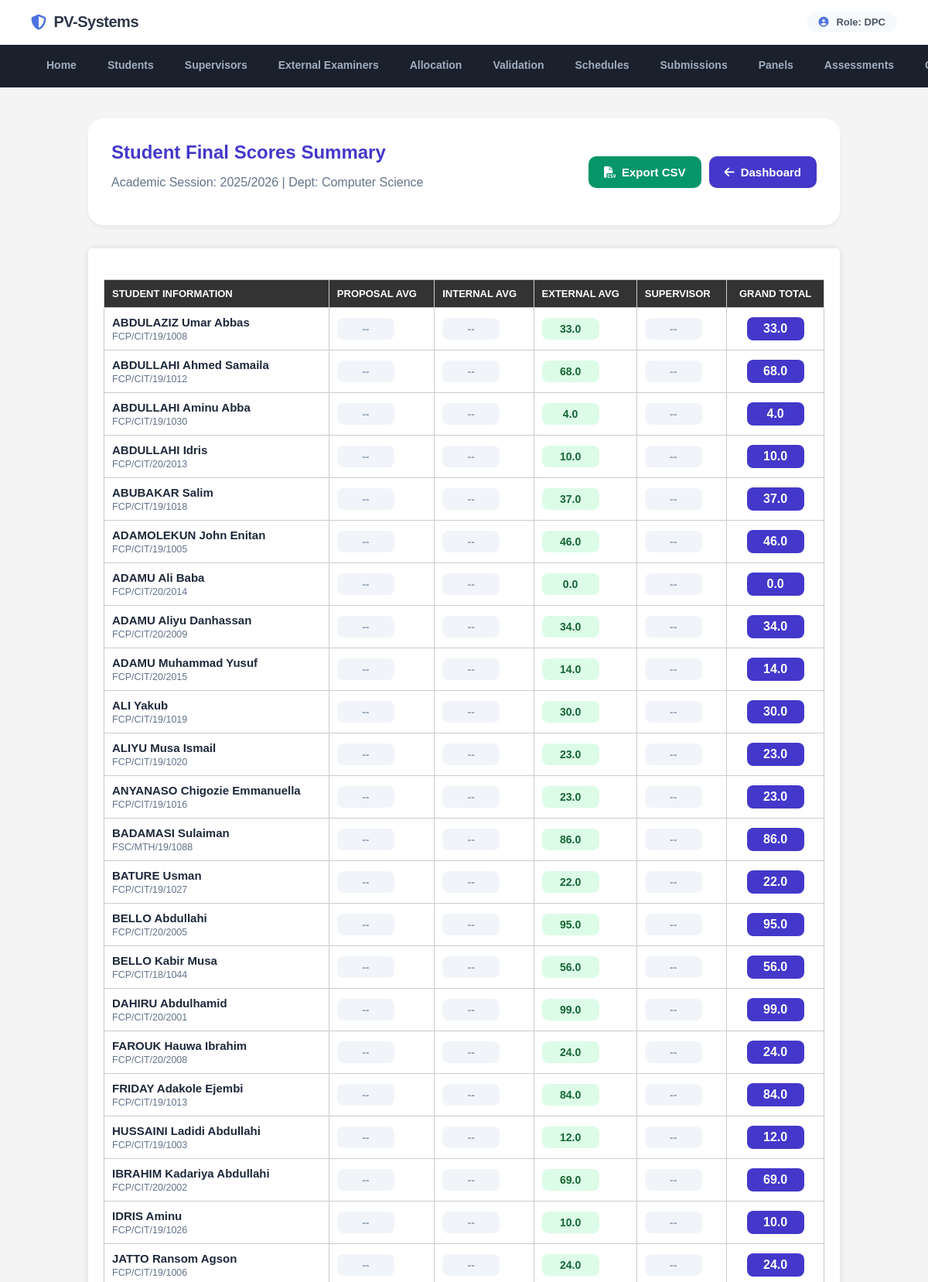
Page /department_project_coordinator/dpc_final_scores.php (signed in, upper part) on the committed database.
### tables this page shows
CREATE TABLE `users` (
  `id` int(11) NOT NULL,
  `username` varchar(50) NOT NULL,
  `password` varchar(255) NOT NULL,
  `role` enum('stu','dpc','fpc','sup','ext') NOT NULL,
  `name` varchar(100) DEFAULT NULL,
  `email` varchar(100) DEFAULT NULL,
  `faculty_id` int(11) NOT NULL,
  `department` varchar(100) DEFAULT NULL,
  `is_active` tinyint(1) DEFAULT 1,
  `first_login` datetime DEFAULT NULL,
  `password_changed` varchar(50) DEFAULT NULL,
  `session` varchar(255) DEFAULT NULL,
  `created_at` timestamp NOT NULL DEFAULT current_timestamp() ON UPDATE current_timestamp()
);

CREATE TABLE `departments` (
  `id` int(11) NOT NULL,
  `faculty_id` int(11) NOT NULL,
  `department_name` varchar(100) NOT NULL,
  `project_guideline` varchar(255) DEFAULT NULL,
  `num_chapters` int(11) DEFAULT 5
);

CREATE TABLE `students` (
  `id` int(11) NOT NULL,
  `reg_no` varchar(50) NOT NULL,
  `name` varchar(100) NOT NULL,
  `phone` varchar(50) NOT NULL,
  `email` varchar(60) NOT NULL,
  `faculty_id` int(11) NOT NULL,
  `department` int(11) NOT NULL,
  `first_login` tinyint(1) DEFAULT 1
);

### includes/db.php (called while the page is built)
<?php
$my_host = 'localhost';
$my_dbname = 'my_project_topics2';
$my_username = 'root';
$my_password = '';
try {
    $conn = new PDO("mysql:host=$my_host;dbname=$my_dbname", $my_username, $my_password);
    $conn->setAttribute(PDO::ATTR_ERRMODE, PDO::ERRMODE_EXCEPTION);
    $conn->setAttribute(PDO::ATTR_DEFAULT_FETCH_MODE, PDO::FETCH_ASSOC);
} catch (PDOException $e_mysql) {
    error_log("Primary MySQL Connection failed: " . $e_mysql->getMessage());
    try {
        $fallback_dbname = 'fcetpoti_projectval';
        $fallback_username = 'fcetpoti_projectval';
        $fallback_password = 'Othmaan100!!!';
        $conn = new PDO("mysql:host=$my_host;dbname=$fallback_dbname", $fallback_username, $fallback_password);
        $conn->setAttribute(PDO::ATTR_ERRMODE, PDO::ERRMODE_EXCEPTION);
        $conn->setAttribute(PDO::ATTR_DEFAULT_FETCH_MODE, PDO::FETCH_ASSOC);
    } catch (PDOException $e_fallback) {
        error_log("Fallback MySQL Connection failed: " . $e_fallback->getMessage());
        die("Database connection failed. Please contact administrator.");
    }
}
try {
    $settings_stmt = $conn->query("SELECT setting_key, setting_value FROM system_settings");
    $system_settings = [];
    while ($row = $settings_stmt->fetch(PDO::FETCH_ASSOC)) {
        $system_settings[$row['setting_key']] = $row['setting_value'];
    }
    $current_session = $system_settings['current_session'] ?? date('Y') . '/' . (date('Y') + 1);
} catch (Exception $e) {
    $current_session = date('Y') . '/' . (date('Y') + 1);
}
?>

### department_project_coordinator/dpc_final_scores.php (the view, shortened to what this page needs)
<?php
include_once __DIR__ . '/../includes/db.php';
$dpc_id = $_SESSION['user_id'];
$stmt = $conn->prepare("SELECT u.department as dept_id, d.department_name FROM users u JOIN departments d ON u.department = d.id WHERE u.id = ?");
$stmt->execute([$dpc_id]);
$dpc_info = $stmt->fetch(PDO::FETCH_ASSOC);
$dept_id = $dpc_info['dept_id'];
$dept_name = $dpc_info['department_name'];
$active_session = $current_session;
$query = "
    SELECT
        s.id as student_id,
        s.name as student_name,
        s.reg_no,
        AVG(CASE WHEN dp.panel_type = 'proposal' THEN ds.score END) as proposal_avg,
        AVG(CASE WHEN dp.panel_type = 'internal' THEN ds.score END) as internal_avg,
        AVG(CASE WHEN dp.panel_type = 'external' THEN ds.score END) as external_avg,
        sa.score as supervisor_score,
        (
            COALESCE(AVG(CASE WHEN dp.panel_type = 'proposal' THEN ds.score END), 0) +
            COALESCE(AVG(CASE WHEN dp.panel_type = 'internal' THEN ds.score END), 0) +
            COALESCE(AVG(CASE WHEN dp.panel_type = 'external' THEN ds.score END), 0) +
            COALESCE(sa.score, 0)
        ) as total_grand_score
    FROM students s
    LEFT JOIN defense_scores ds ON s.id = ds.student_id
    LEFT JOIN defense_panels dp ON ds.panel_id = dp.id
    LEFT JOIN supervisor_assessments sa ON s.id = sa.student_id AND sa.academic_session = ?
    WHERE s.department = ?
    GROUP BY s.id
    ORDER BY s.name ASC
";
$stmt = $conn->prepare($query);
$stmt->execute([$active_session, $dept_id]);
$results = $stmt->fetchAll(PDO::FETCH_ASSOC);
?>
<!DOCTYPE html>
<html lang="en">
<head>
    <link rel="stylesheet" href="https://cdnjs.cloudflare.com/ajax/libs/font-awesome/6.4.0/css/all.min.css">
</head>
<body>
    <?php include_once __DIR__ . '/../includes/header.php'; ?>
    <div class="container">
        <div class="header">
            <div>
                <h1>Student Final Scores Summary</h1>
                <p style="color: #64748b;">Academic Session: <?= $active_session ?> | Dept: <?= htmlspecialchars($dept_name) ?></p>
            </div>
            <div style="display: flex; gap: 10px;">
                <a href="?export=csv" class="btn btn-success"><i class="fas fa-file-csv"></i> Export CSV</a>
                <a href="index.php" class="btn btn-primary"><i class="fas fa-arrow-left"></i> Dashboard</a>
            </div>
        </div>
        <div class="card">
            <?php if (count($results) > 0): ?>
                <table>
                    <thead>
                        <tr>
                            <th>Student Information</th>
                            <th>Proposal Avg</th>
                            <th>Internal Avg</th>
                            <th>External Avg</th>
                            <th>Supervisor</th>
                            <th style="text-align: center;">Grand Total</th>
                        </tr>
                    </thead>
                    <tbody>
                        <?php foreach ($results as $r): ?>
                            <tr>
                                <td>
                                    <strong><?= htmlspecialchars($r['student_name']) ?></strong><br>
                                    <small style="color: #64748b;"><?= htmlspecialchars($r['reg_no']) ?></small>
                                </td>
                                <td>
                                    <span class="score-box <?= $r['proposal_avg'] !== null ? 'bg-prop' : 'bg-none' ?>">
                                        <?= $r['proposal_avg'] !== null ? number_format($r['proposal_avg'], 1) : '--' ?>
                                    </span>
                                </td>
                                <td>
                                    <span class="score-box <?= $r['internal_avg'] !== null ? 'bg-int' : 'bg-none' ?>">
                                        <?= $r['internal_avg'] !== null ? number_format($r['internal_avg'], 1) : '--' ?>
                                    </span>
                                </td>
                                <td>
                                    <span class="score-box <?= $r['external_avg'] !== null ? 'bg-ext' : 'bg-none' ?>">
                                        <?= $r['external_avg'] !== null ? number_format($r['external_avg'], 1) : '--' ?>
                                    </span>
                                </td>
                                <td>
                                    <span class="score-box <?= $r['supervisor_score'] !== null ? 'bg-sup' : 'bg-none' ?>">
                                        <?= $r['supervisor_score'] !== null ? number_format($r['supervisor_score'], 1) : '--' ?>
                                    </span>
                                </td>
                                <td style="text-align: center;">
                                    <span class="score-box bg-total" style="font-size: 16px;">
                                        <?= number_format($r['total_grand_score'], 1) ?>
                                    </span>
                                </td>
                            </tr>
                        <?php endforeach; ?>
                    </tbody>
                </table>
            <?php endif; ?>
        </div>
    </div>
</body>
</html>

### assets/css/styles.css (style rules this page uses)
body { font-family: Arial, sans-serif; margin: 0; padding: 0; background-color: #f4f4f4; display: flex; flex-direction: column; min-height: 100vh; }
.container { width: 90%; max-width: 1200px; margin: 0 auto; padding: 20px; flex: 1; }
table { width: 100%; border-collapse: collapse; margin-top: 20px; }
table th, table td { padding: 10px; border: 1px solid #ccc; text-align: left; }
table th { background-color: #333; color: #fff; }
.card { background-color: #fff; padding: 20px; border-radius: 5px; box-shadow: 0 0 10px rgba(0, 0, 0, 0.1); flex: 1 1 calc(33.333% - 40px); text-align: center; }

### department_project_coordinator/dpc_final_scores.php (style rules this page uses)
:root { --primary: #4338ca; --success: #059669; --info: #36b9cc; --bg: #f1f5f9; }
body { font-family: 'Outfit', sans-serif; background: var(--bg); margin: 0; color: #1e293b; }
.container { max-width: 1200px; margin: 40px auto; padding: 0 20px; }
.header { background: white; padding: 30px; border-radius: 20px; box-shadow: 0 4px 6px -1px rgba(0,0,0,0.05); margin-bottom: 30px; display: flex; justify-content: space-between; align-items: center; }
.header h1 { font-size: 24px; color: var(--primary); margin: 0; }
.card { background: white; padding: 30px; border-radius: 20px; box-shadow: 0 10px 25px rgba(0,0,0,0.05); }
.btn { padding: 12px 20px; border: none; border-radius: 10px; font-family: inherit; font-size: 15px; font-weight: 700; cursor: pointer; transition: 0.3s; display: inline-flex; align-items: center; gap: 8px; text-decoration: none; }
.btn-success { background: var(--success); color: white; }
.btn-primary { background: var(--primary); color: white; }
table { width: 100%; border-collapse: collapse; margin-top: 20px; }
th { text-align: left; padding: 15px; font-size: 13px; color: #64748b; text-transform: uppercase; border-bottom: 2px solid #f1f5f9; }
td { padding: 15px; border-bottom: 1px solid #f1f5f9; font-size: 15px; }
.score-box { padding: 6px 12px; border-radius: 8px; font-weight: 700; font-size: 14px; display: inline-block; min-width: 50px; text-align: center; }
.bg-ext { background: #dcfce7; color: #166534; }
.bg-total { background: var(--primary); color: white; }
.bg-none { background: #f1f5f9; color: #94a3b8; }

### rows in the picture
users: departments.department_name "Computer Science"
students: name "ABDULAZIZ Umar Abbas", reg_no "FCP/CIT/19/1008", external_avg "33.0", total_grand_score "33.0"
students: name "ABDULLAHI Ahmed Samaila", reg_no "FCP/CIT/19/1012", external_avg "68.0", total_grand_score "68.0"
students: name "ABDULLAHI Aminu Abba", reg_no "FCP/CIT/19/1030", external_avg "4.0", total_grand_score "4.0"
students: name "ABDULLAHI Idris", reg_no "FCP/CIT/20/2013", external_avg "10.0", total_grand_score "10.0"
students: name "ABUBAKAR Salim", reg_no "FCP/CIT/19/1018", external_avg "37.0", total_grand_score "37.0"
students: name "ADAMOLEKUN John Enitan", reg_no "FCP/CIT/19/1005", external_avg "46.0", total_grand_score "46.0"
students: name "ADAMU Ali Baba", reg_no "FCP/CIT/20/2014", external_avg "0.0", total_grand_score "0.0"
students: name "ADAMU Aliyu Danhassan", reg_no "FCP/CIT/20/2009", external_avg "34.0", total_grand_score "34.0"
students: name "ADAMU Muhammad Yusuf", reg_no "FCP/CIT/20/2015", external_avg "14.0", total_grand_score "14.0"
students: name "ALI Yakub", reg_no "FCP/CIT/19/1019", external_avg "30.0", total_grand_score "30.0"
students: name "ALIYU Musa Ismail", reg_no "FCP/CIT/19/1020", external_avg "23.0", total_grand_score "23.0"
students: name "ANYANASO Chigozie Emmanuella", reg_no "FCP/CIT/19/1016", external_avg "23.0", total_grand_score "23.0"
students: name "BADAMASI Sulaiman", reg_no "FSC/MTH/19/1088", external_avg "86.0", total_grand_score "86.0"
students: name "BATURE Usman", reg_no "FCP/CIT/19/1027", external_avg "22.0", total_grand_score "22.0"
students: name "BELLO Abdullahi", reg_no "FCP/CIT/20/2005", external_avg "95.0", total_grand_score "95.0"
students: name "BELLO Kabir Musa", reg_no "FCP/CIT/18/1044", external_avg "56.0", total_grand_score "56.0"
students: name "DAHIRU Abdulhamid", reg_no "FCP/CIT/20/2001", external_avg "99.0", total_grand_score "99.0"
students: name "FAROUK Hauwa Ibrahim", reg_no "FCP/CIT/20/2008", external_avg "24.0", total_grand_score "24.0"
students: name "FRIDAY Adakole Ejembi", reg_no "FCP/CIT/19/1013", external_avg "84.0", total_grand_score "84.0"
students: name "HUSSAINI Ladidi Abdullahi", reg_no "FCP/CIT/19/1003", external_avg "12.0", total_grand_score "12.0"
students: name "IBRAHIM Kadariya Abdullahi", reg_no "FCP/CIT/20/2002", external_avg "69.0", total_grand_score "69.0"
students: name "IDRIS Aminu", reg_no "FCP/CIT/19/1026", external_avg "10.0", total_grand_score "10.0"
students: name "JATTO Ransom Agson", reg_no "FCP/CIT/19/1006", external_avg "24.0", total_grand_score "24.0"

### other values in the picture
$_SESSION['role'] "DPC"
$active_session "2025/2026"
